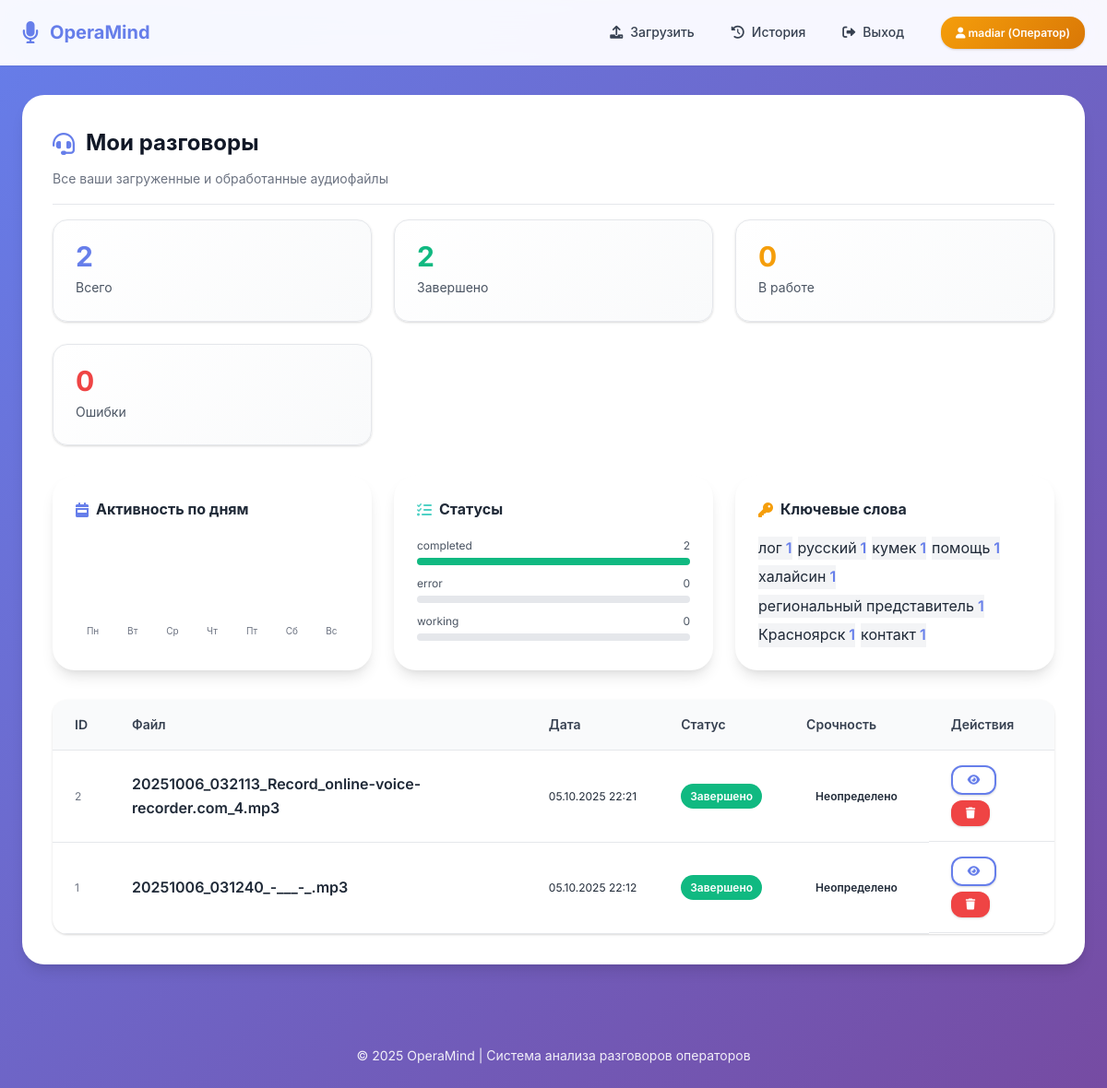
/history (signed in), run on the app's committed database.
### models.py (models this page shows, shortened)
class User(UserMixin, db.Model):
    id = db.Column(db.Integer, primary_key=True)
    username = db.Column(db.String(80), unique=True, nullable=False)
    password_hash = db.Column(db.String(200), nullable=False)
    email = db.Column(db.String(120), unique=True, nullable=True)
    created_at = db.Column(db.DateTime, default=datetime.utcnow)
    last_login = db.Column(db.DateTime)
    is_active = db.Column(db.Boolean, default=True)
    role = db.Column(db.Enum(UserRole), default=UserRole.OPERATOR, nullable=False)
    is_admin = db.Column(db.Boolean, default=False)  # Обратная совместимость
    full_name = db.Column(db.String(200))
    department = db.Column(db.String(100))
    phone = db.Column(db.String(20))
    conversations = db.relationship('Conversation', backref='user', lazy=True, cascade='all, delete-orphan')
    @property
    def is_administrator(self):
        return self.role == UserRole.ADMIN or self.is_admin
    @property
    def is_operator(self):
        return self.role == UserRole.OPERATOR
    @property
    def role_display(self):
        role_names = {
            UserRole.USER: "Пользователь",
            UserRole.OPERATOR: "Оператор",
            UserRole.ADMIN: "Администратор"
        }
        return role_names.get(self.role, "Неизвестно")

class Conversation(db.Model):
    id = db.Column(db.Integer, primary_key=True)
    filename = db.Column(db.String(255), nullable=False)
    filepath = db.Column(db.String(500), nullable=False)
    duration = db.Column(db.Integer)
    upload_date = db.Column(db.DateTime, default=datetime.utcnow)
    status = db.Column(db.String(50), default='pending')  # pending/transcribing/analyzing/completed/error
    file_size = db.Column(db.Integer)  # Размер в байтах
    mime_type = db.Column(db.String(100))
    user_id = db.Column(db.Integer, db.ForeignKey('user.id'), nullable=False)
    analysis = db.relationship('Analysis', backref='conversation', uselist=False, cascade='all, delete-orphan')
    @property
    def status_display(self):
        status_names = {
            'pending': 'Ожидает обработки',
            'transcribing': 'Транскрипция',
            'analyzing': 'Анализ',
            'completed': 'Завершено',
            'error': 'Ошибка'
        }
        return status_names.get(self.status, 'Неизвестно')

class Analysis(db.Model):
    id = db.Column(db.Integer, primary_key=True)
    conversation_id = db.Column(db.Integer, db.ForeignKey('conversation.id'), nullable=False)
    transcript = db.Column(db.Text)
    topic = db.Column(db.String(100))
    category = db.Column(db.String(50))
    sentiment = db.Column(db.String(50))
    urgency = db.Column(db.String(50))
    keywords = db.Column(db.Text)  # JSON
    summary = db.Column(db.Text)
    detailed_analysis = db.Column(db.Text)  # Подробный анализ
    operator_quality = db.Column(db.String(50))  # Оценка работы оператора
    recommendations = db.Column(db.Text)  # Рекомендации
    quality_score = db.Column(db.Float)  # Общая оценка от 0 до 10
    response_time_rating = db.Column(db.String(20))  # Быстро/Средне/Медленно
    politeness_rating = db.Column(db.String(20))  # Вежливо/Нейтрально/Грубо
    problem_solved = db.Column(db.Boolean)  # Решена ли проблема клиента
    created_at = db.Column(db.DateTime, default=datetime.utcnow)
    @property
    def urgency_display(self):
        urgency_names = {
            'low': 'Низкая',
            'medium': 'Средняя',
            'high': 'Высокая',
            'critical': 'Критическая'
        }
        return urgency_names.get(self.urgency, 'Неопределено')

### app.py (the view)
@app.route('/history')
@login_required
def history():
    conversations = Conversation.query.filter_by(
        user_id=current_user.id
    ).order_by(
        Conversation.upload_date.desc()
    ).all()
    return render_template('history.html', conversations=conversations)

### app.py (called while the page is built)
@app.template_filter('from_json')
def from_json_filter(value):
    if isinstance(value, str):
        try:
            return json.loads(value)
        except:
            return []
    return value if isinstance(value, list) else []

@login_manager.user_loader
def load_user(user_id):
    return db.session.get(User, int(user_id))

### templates/history.html (shortened to what this page needs)
{% extends 'base.html' %}
{% block content %}
<div class="card" style="animation:fadeInUp .4s ease;">
    <div class="card-header" style="display:flex;justify-content:space-between;align-items:flex-start;flex-wrap:wrap;gap:var(--space-6);margin-bottom:var(--space-4);">
        <div>
            <h2 class="card-title" style="display:flex;align-items:center;gap:var(--space-3);"><i class="fas fa-headset" style="color:var(--primary);"></i> Мои разговоры</h2>
            <div class="card-subtitle">Все ваши загруженные и обработанные аудиофайлы</div>
        </div>
    </div>
    {% if conversations %}
    {% set total = conversations|length %}
    {% set completed = conversations|selectattr('status','equalto','completed')|list|length %}
    {% set errors = conversations|selectattr('status','equalto','error')|list|length %}
    {% set analyzing = conversations|selectattr('status','equalto','analyzing')|list|length %}
    {% set transcribing = conversations|selectattr('status','equalto','transcribing')|list|length %}
    {% set pending = conversations|selectattr('status','equalto','pending')|list|length %}
    <div class="admin-grid" style="--cols:repeat(auto-fit,minmax(140px,1fr));margin-top:0;">
        <div class="stat-card"><div class="stat-number">{{ total }}</div><div class="stat-label">Всего</div></div>
        <div class="stat-card"><div class="stat-number" style="color:var(--success);">{{ completed }}</div><div class="stat-label">Завершено</div></div>
        <div class="stat-card"><div class="stat-number" style="color:var(--warning);">{{ analyzing + transcribing + pending }}</div><div class="stat-label">В работе</div></div>
        <div class="stat-card"><div class="stat-number" style="color:var(--error);">{{ errors }}</div><div class="stat-label">Ошибки</div></div>
    </div>
    {% set weekdays = ['Пн','Вт','Ср','Чт','Пт','Сб','Вс'] %}
    {% set calls_by_day = dict.fromkeys(weekdays, 0) %}
    {% for c in conversations %}
        {% set wd = c.upload_date.strftime('%a') %}
        {% set map = {'Mon':'Пн','Tue':'Вт','Wed':'Ср','Thu':'Чт','Fri':'Пт','Sat':'Сб','Sun':'Вс'} %}
        {% set dlabel = map.get(wd, 'Пн') %}
        {% set _ = calls_by_day.update({dlabel: (calls_by_day[dlabel] + 1)}) %}
    {% endfor %}
    {% set max_day = calls_by_day.values()|max %}
    <div style="display:grid;grid-template-columns:repeat(auto-fit,minmax(250px,1fr));gap:var(--space-6);margin-top:var(--space-6);">
        <div class="card" style="margin:0;padding:var(--space-6);">
            <h3 style="font-size:var(--font-size-base);margin-bottom:var(--space-4);display:flex;align-items:center;gap:var(--space-2);"><i class="fas fa-calendar-week" style="color:var(--primary);"></i> Активность по дням</h3>
            <div style="display:flex;align-items:flex-end;gap:6px;height:110px;">
                {% for label, val in calls_by_day.items() %}
                    {% set h = ( (val / (max_day if max_day>0 else 1)) * 100 ) %}
                    <div style="flex:1;display:flex;flex-direction:column;align-items:center;justify-content:flex-end;gap:4px;">
                        <div style="font-size:10px;color:var(--gray-500);">{{ label }}</div>
                    </div>
                {% endfor %}
            </div>
        </div>
        <div class="card" style="margin:0;padding:var(--space-6);">
            <h3 style="font-size:var(--font-size-base);margin-bottom:var(--space-4);display:flex;align-items:center;gap:var(--space-2);"><i class="fas fa-tasks" style="color:var(--accent);"></i> Статусы</h3>
            {% set status_counts = {
                'completed': completed,
                'error': errors,
                'working': analyzing + transcribing + pending
            } %}
            {% set total_calc = completed + errors + analyzing + transcribing + pending %}
            <div style="display:flex;flex-direction:column;gap:10px;">
                {% for k,v in status_counts.items() %}
                    {% set perc = ( (v / (total_calc if total_calc>0 else 1)) * 100 ) %}
                    <div style="display:flex;flex-direction:column;gap:4px;">
                        <div style="display:flex;justify-content:space-between;font-size:var(--font-size-xs);color:var(--gray-600);">
                            <span>{{ k }}</span><span>{{ v }}</span>
                        </div>
                        <div class="progress-outer"><div class="progress-inner status-{{ k }}" data-w="{{ perc|round(1) }}"></div></div>
                    </div>
                {% endfor %}
            </div>
        </div>
        {% set all_keywords = [] %}
        {% for c in conversations if c.analysis and c.analysis.keywords %}
            {% set kw = (c.analysis.keywords | from_json) %}
            {% for w in kw %}{% set _ = all_keywords.append(w) %}{% endfor %}
        {% endfor %}
        {% set freq = {} %}
        {% for w in all_keywords %}
            {% set _ = freq.update({ w: (freq.get(w,0)+1) }) %}
        {% endfor %}
        {% set top = freq|dictsort(by='value', reverse=True) %}
        <div class="card" style="margin:0;padding:var(--space-6);">
            <h3 style="font-size:var(--font-size-base);margin-bottom:var(--space-4);display:flex;align-items:center;gap:var(--space-2);"><i class="fas fa-key" style="color:var(--warning);"></i> Ключевые слова</h3>
                    {% if top %}
            <div style="display:flex;flex-wrap:wrap;gap:6px;">
                        {% for k,v in top[:8] %}
                    <span class="chip" style="background:var(--gray-100);">{{ k }}<span style="color:var(--primary);font-weight:600;margin-left:4px;">{{ v }}</span></span>
                {% endfor %}
            </div>
            {% else %}
                <div style="font-size:var(--font-size-xs);color:var(--gray-500);">Нет данных</div>
            {% endif %}
        </div>
    </div>
    <div class="table-container" style="margin-top:var(--space-8);">
        <table class="table" id="userHistoryTable">
            <thead>
                <tr>
                    <th>ID</th>
                    <th>Файл</th>
                    <th>Дата</th>
                    <th>Статус</th>
                    <th>Срочность</th>
                    <th>Действия</th>
                </tr>
            </thead>
            <tbody>
                {% for conv in conversations %}
                <tr>
                    <td style="font-size:var(--font-size-xs);color:var(--gray-500);">{{ conv.id }}</td>
                    <td style="font-weight:600;">{{ conv.filename }}</td>
                    <td style="font-size:var(--font-size-xs);white-space:nowrap;">{{ conv.upload_date.strftime('%d.%m.%Y %H:%M') }}</td>
                    <td><span class="status-chip status-{{ conv.status }}">{{ conv.status_display }}</span></td>
                    <td>
                        {% if conv.analysis %}
                            <span class="urgency-chip urgency-{{ conv.analysis.urgency or 'unknown' }}">{{ conv.analysis.urgency_display }}</span>
                        {% else %}
                            <span class="urgency-chip urgency-none">—</span>
                        {% endif %}
                    </td>
                    <td style="display:flex;gap:6px;flex-wrap:wrap;">
                        <a class="btn btn-sm btn-outline" href="{{ url_for('conversation_detail', conversation_id=conv.id) }}" title="Детали"><i class="fas fa-eye"></i></a>
                        <form method="POST" action="{{ url_for('delete_conversation', conversation_id=conv.id) }}" onsubmit="return confirm('Удалить разговор?');">
                            <button type="submit" class="btn btn-sm btn-danger" title="Удалить"><i class="fas fa-trash"></i></button>
                        </form>
                    </td>
                </tr>
                {% endfor %}
            </tbody>
        </table>
    </div>
    {% else %}
        <div style="text-align:center;padding:80px 20px;color:var(--gray-500);">
            <div style="font-size:4rem;">📭</div>
            <h3 style="margin-top:var(--space-4);color:var(--gray-800);">Пока нет разговоров</h3>
            <p style="font-size:var(--font-size-sm);">Загрузите файл на главной странице чтобы начать</p>
        </div>
    {% endif %}
</div>
{% endblock %}

### templates/base.html (shortened to what this page needs)
<!DOCTYPE html>
<html lang="ru">
<head>
    <link href="https://cdnjs.cloudflare.com/ajax/libs/font-awesome/6.0.0/css/all.min.css" rel="stylesheet">
</head>
<body>
    <nav class="navbar">
        <div class="container">
            <a href="{{ url_for('index') }}" class="logo">
                <i class="fas fa-microphone"></i>
                <span>OperaMind</span>
            </a>
            {% if current_user.is_authenticated %}
            <nav>
                <a href="{{ url_for('index') }}">
                    <i class="fas fa-upload"></i>
                    Загрузить
                </a>
                {% if not current_user.is_administrator %}
                <a href="{{ url_for('history') }}">
                    <i class="fas fa-history"></i>
                    История
                </a>
                {% endif %}
                <a href="{{ url_for('logout') }}">
                    <i class="fas fa-sign-out-alt"></i>
                    Выход
                </a>
                <span class="user-badge {% if current_user.is_administrator %}role-admin{% elif current_user.is_operator %}role-operator{% else %}role-user{% endif %}">
                    <i class="fas fa-user"></i>
                    {{ current_user.username }}
                    ({{ current_user.role_display }})
                </span>
            </nav>
            {% endif %}
        </div>
    </nav>
    <div class="container">
        {% block content %}{% endblock %}
    </div>
    <footer>
        <p>© 2025 OperaMind | Система анализа разговоров операторов</p>
    </footer>
</body>
</html>

### templates/history.html (style rules this page uses)
#userHistoryTable tbody tr { transition:var(--transition); }
.status-chip { display:inline-block; padding:4px 10px; border-radius:20px; font-size:var(--font-size-xs); font-weight:600; color:var(--white); }
.status-completed { background:var(--success); }
.urgency-chip { display:inline-block; padding:4px 10px; border-radius:12px; font-size:var(--font-size-xs); font-weight:600; }
.progress-outer { height:8px;background:var(--gray-200);border-radius:4px;overflow:hidden; }
.progress-inner { height:100%;transition:width .4s ease; }
.progress-inner.status-completed { background:var(--success); }

### data on the page
User: username "madiar", role_display "Оператор"
Conversation: status "completed", id "2", filename "20251006_032113_Record_online-voice-recorder.com_4.mp3", upload_date "05.10.2025 22:21", status_display "Завершено", analysis.urgency_display "Неопределено"
Analysis: topic "региональный представитель", v "1"
Conversation: id "1", filename "20251006_031240_-___-_.mp3", upload_date "05.10.2025 22:12", status_display "Завершено", analysis.urgency_display "Неопределено"

### other printed values
{{ total }} "2"
{{ completed }} "2"
{{ analyzing + transcribing + pending }} "0"
{{ errors }} "0"
{{ label }} "Пн" "Вт" "Ср" "Чт" "Пт" "Сб" "Вс"
{{ k }} "error" "working"
{{ v }} "0" "0"
{{ k }} "лог" "русский" "кумек" "помощь" "халайсин" "Красноярск" "контакт"
{{ v }} "1" "1" "1" "1" "1" "1" "1"
